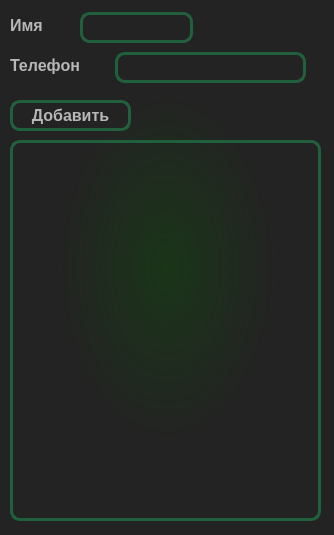
<?xml version="1.0" encoding="UTF-8"?>
<ui version="4.0">
 <class>Form</class>
 <widget class="QWidget" name="Form">
  <property name="geometry">
   <rect>
    <x>0</x>
    <y>0</y>
    <width>334</width>
    <height>535</height>
   </rect>
  </property>
  <property name="windowTitle">
   <string>Телефонная книжка</string>
  </property>
  <property name="styleSheet">
   <string notr="true">background-color: qradialgradient(spread:pad, cx:0.5, cy:0.5, radius:0.5, fx:0.5, fy:0.5, stop:0 rgba(26, 53, 24, 255), stop:0.663158 rgba(35, 35, 35, 255));</string>
  </property>
  <widget class="QLabel" name="contactName_label">
   <property name="geometry">
    <rect>
     <x>10</x>
     <y>10</y>
     <width>66</width>
     <height>31</height>
    </rect>
   </property>
   <property name="font">
    <font>
     <pointsize>12</pointsize>
     <weight>75</weight>
     <bold>true</bold>
    </font>
   </property>
   <property name="styleSheet">
    <string notr="true">background-color: none;
color: #b7b7b7</string>
   </property>
   <property name="text">
    <string>Имя</string>
   </property>
  </widget>
  <widget class="QLabel" name="contactNumber_label">
   <property name="geometry">
    <rect>
     <x>10</x>
     <y>50</y>
     <width>101</width>
     <height>31</height>
    </rect>
   </property>
   <property name="font">
    <font>
     <pointsize>12</pointsize>
     <weight>75</weight>
     <bold>true</bold>
    </font>
   </property>
   <property name="styleSheet">
    <string notr="true">background-color: none;
color: #b7b7b7</string>
   </property>
   <property name="text">
    <string>Телефон</string>
   </property>
  </widget>
  <widget class="QLineEdit" name="contactName">
   <property name="geometry">
    <rect>
     <x>80</x>
     <y>12</y>
     <width>113</width>
     <height>31</height>
    </rect>
   </property>
   <property name="font">
    <font>
     <pointsize>11</pointsize>
     <weight>50</weight>
     <bold>false</bold>
    </font>
   </property>
   <property name="styleSheet">
    <string notr="true">background: rgba(0,0,0,0);
border-radius: 10px;
border: 3px solid #20603D;
color: #b7b7b7;
</string>
   </property>
   <property name="text">
    <string/>
   </property>
  </widget>
  <widget class="QLineEdit" name="contactNumber">
   <property name="geometry">
    <rect>
     <x>115</x>
     <y>52</y>
     <width>191</width>
     <height>31</height>
    </rect>
   </property>
   <property name="font">
    <font>
     <pointsize>10</pointsize>
     <weight>75</weight>
     <bold>true</bold>
    </font>
   </property>
   <property name="styleSheet">
    <string notr="true">background: rgba(0,0,0,0);
border-radius: 10px;
border: 3px solid #20603D;
color: #b7b7b7;
</string>
   </property>
   <property name="text">
    <string/>
   </property>
  </widget>
  <widget class="QPushButton" name="addContactBtn">
   <property name="geometry">
    <rect>
     <x>10</x>
     <y>100</y>
     <width>121</width>
     <height>31</height>
    </rect>
   </property>
   <property name="font">
    <font>
     <pointsize>12</pointsize>
     <weight>75</weight>
     <bold>true</bold>
    </font>
   </property>
   <property name="styleSheet">
    <string notr="true">QPushButton{
border: 3px solid #20603D;
border-radius: 10px;
background-color: none;
color: #b7b7b7;;
}
QPushButton:hover{
background-color: #1E5945;
}</string>
   </property>
   <property name="text">
    <string>Добавить</string>
   </property>
  </widget>
  <widget class="QListWidget" name="contactList">
   <property name="geometry">
    <rect>
     <x>10</x>
     <y>140</y>
     <width>311</width>
     <height>381</height>
    </rect>
   </property>
   <property name="font">
    <font>
     <pointsize>12</pointsize>
     <weight>75</weight>
     <bold>true</bold>
    </font>
   </property>
   <property name="styleSheet">
    <string notr="true">background: rgba(0,0,0,0);
border-radius: 10px;
border: 3px solid #20603D;
color: #b7b7b7;
</string>
   </property>
  </widget>
 </widget>
 <resources/>
 <connections/>
</ui>
